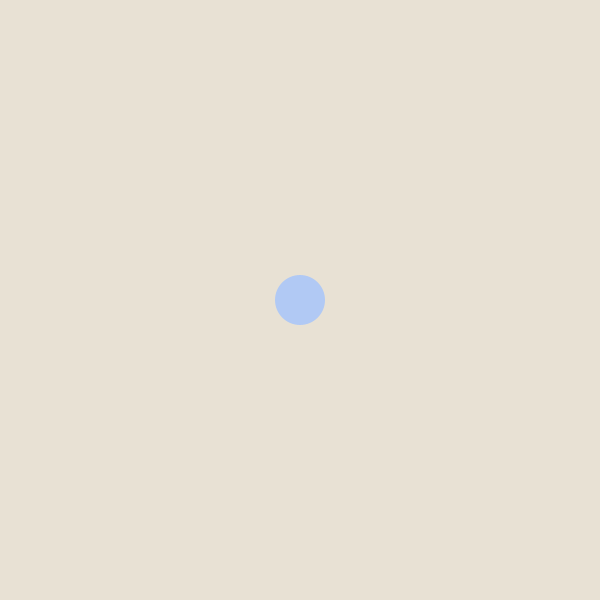
Frame 1 (no input)
Frame 60 (the mouse pressed at the canvas centre just before this capture): identical to frame 1, image omitted
Frame 120 (the mouse held since frame 60 and released just before this capture): identical to frame 1, image omitted

The Processing sketch that drew this single still picture (run headless with seeded random() and noise(); from frame 60 on, the mouse is pressed at the canvas centre):

// Processing sketch: p6
// ── p6.pde
// zona de variables
float circX , circY; 
color colorcito; 

void setup () {
  size (600,600);
  colorcito = color(177,201,244);
    circX = width / 2;
  circY = height / 2;
}

void draw() {
  background(232,225,212); 
  //dibujar figura
  noStroke();
  fill (colorcito);
  ellipseMode(CENTER);
  ellipse (circX, circY, 50,50); 
  
  // mov 

  
}

void mouseMoved() {
  // Mover la figura hacia arriba cuando el ratón se mueve hacia abajo
  // y hacia abajo cuando el ratón se mueve hacia arriba
  if (mouseY < pmouseY) {
    circY += 5;
  } else if (mouseY > pmouseY) {
    circY -= 5;
  }
  
    if (mouseX < pmouseX) {
    circX += 5;
  } else if (mouseX > pmouseX) {
    circX -= 5;
  }
} 


void mouseClicked() {
  // Cambiar el color de la figura a azul cuando se hace clic
  colorcito = color(177,201,244);
}

void keyPressed() {
    colorcito = color(245,170,134);
}
